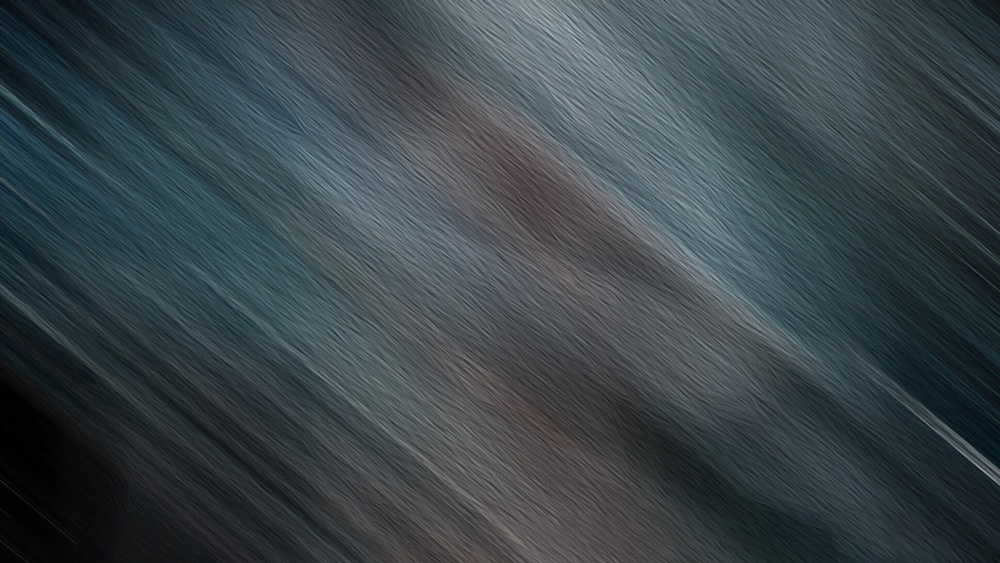
#> input picture Adeept_PiCar-Pro/Server/dist/img/bg.jpg, 1000 x 563 px, shrunk from 1937 x 1090 before the run
$ python image_preprocessor.py ../Adeept_PiCar-Pro/Server/dist/img/bg.jpg   (older library calls are emulated)
#> lines starting #> are read from the running program, lines starting #| are printed output that depends on the picture; after the words box and inside, x2 and y2 are one past the last pixel; in counts of white or black regions, pixels touching at a corner belong together
#!/usr/bin/env python3
# -*- coding: utf-8 -*-
"""
Module de preprocessing d'images de sol.

Deux modes d'analyse :
  method='manual'   → implémentations from scratch (learning by doing)
  method='advanced' → OpenCV + scikit-image optimisées (production)

Chaque fonction a un suffixe _manual ou _advanced.
Le dispatcher extract_features() choisit le pipeline selon le paramètre.

Usage:
    python image_preprocessor.py <image.jpg> [--method manual|advanced]
"""

import sys
import os
import time

import numpy as np

# ── Imports optionnels (fallback si absents) ──────────────────────

try:
    import cv2
    CV2_AVAILABLE = True
except ImportError:
    CV2_AVAILABLE = False

try:
    from skimage.feature import greycomatrix, greycoprops
    from skimage.filters import gabor
    SKIMAGE_AVAILABLE = True
except ImportError:
    SKIMAGE_AVAILABLE = False

try:
    from PIL import Image
    PIL_AVAILABLE = True
except ImportError:
    PIL_AVAILABLE = False


# ── Helpers ───────────────────────────────────────────────────────

def load_image(path):
    """
    Charge une image depuis le disque.
    Priorité : OpenCV → PIL → erreur.
    Retourne un ndarray RGB (H, W, 3).
    """
    if CV2_AVAILABLE:
        img = cv2.imread(path)
#> img is the input picture: shape (563, 1000, 3); mean B, G, R 74.1, 69.1, 58.3
        if img is not None:
            return cv2.cvtColor(img, cv2.COLOR_BGR2RGB)
    if PIL_AVAILABLE:
        img = Image.open(path).convert('RGB')
        return np.array(img)
    raise RuntimeError("Aucune librairie d'image dispo (cv2 ou PIL requis)")


# ═══════════════════════════════════════════════════════════════════
# MODE MANUEL — Implémentations from scratch
# Chaque fonction est codée sans utiliser OpenCV/skimage
# ═══════════════════════════════════════════════════════════════════

def grayscale_manual(img):
    """
    Conversion RGB → niveaux de gris.
    Pondération standard : Y = 0.299R + 0.587G + 0.114B (CIE 1931).
    """
    if img.ndim == 2:
        return img.astype(np.float64)
    return (0.299 * img[:, :, 0].astype(np.float64) +
            0.587 * img[:, :, 1].astype(np.float64) +
            0.114 * img[:, :, 2].astype(np.float64))
#> returned value: shape (563, 1000) float64


def rgb_to_hsv_manual(img):
    """
    Conversion RGB → HSV from scratch.
    Basé sur Smith (1978) "Color Gamut Transform Pairs".

    Returns:
        (H, S, V) — trois ndarrays float64
        H ∈ [0, 360), S ∈ [0, 1], V ∈ [0, 1]
    """
    r = img[:, :, 0].astype(np.float64) / 255.0
    g = img[:, :, 1].astype(np.float64) / 255.0
    b = img[:, :, 2].astype(np.float64) / 255.0

    c_max = np.maximum(np.maximum(r, g), b)
    c_min = np.minimum(np.minimum(r, g), b)
    delta = c_max - c_min

    # Hue
    h = np.zeros_like(c_max)
    mask_r = (c_max == r) & (delta != 0)
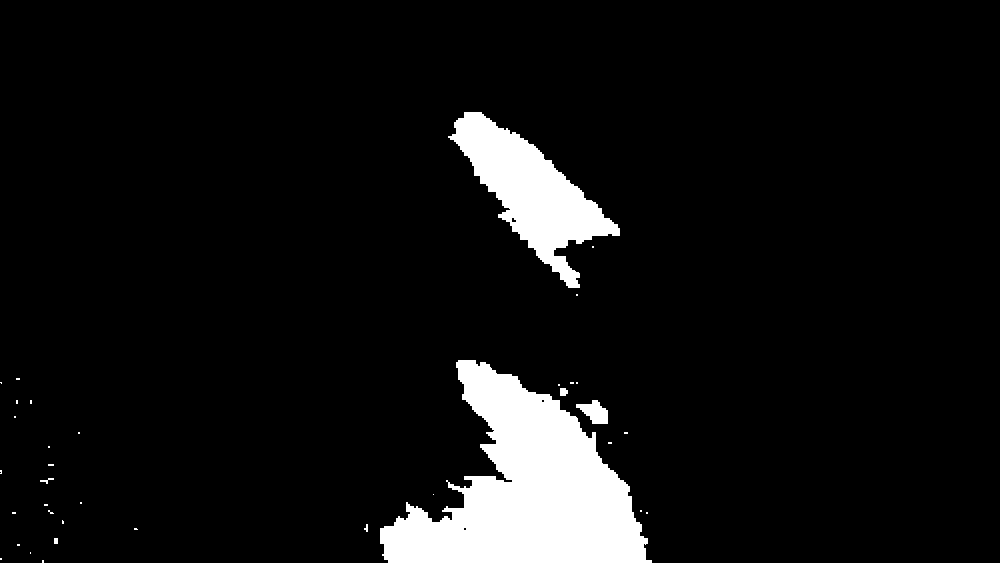
#> mask_r: shape (563, 1000) bool; 7.3% white; 36 white regions (29 under 20 px), largest, box (x1, y1, x2, y2) and area: (380, 360, 652, 563) 28882, (448, 112, 620, 288) 11296, (576, 400, 608, 424) 460
    mask_g = (c_max == g) & (delta != 0)
#> mask_g: shape (563, 1000) bool; 0.87% white; 149 white regions (105 under 20 px), largest, box (x1, y1, x2, y2) and area: (440, 426, 472, 464) 516, (120, 528, 146, 563) 447, (678, 532, 708, 563) 432
    mask_b = (c_max == b) & (delta != 0)
#> mask_b: shape (563, 1000) bool; 89% white; 33 black regions (22 under 20 px), largest, box (x1, y1, x2, y2) and area: (358, 360, 674, 563) 39214, (448, 112, 620, 288) 11318, (0, 364, 90, 563) 9799

    h[mask_r] = 60.0 * (((g[mask_r] - b[mask_r]) / delta[mask_r]) % 6)
    h[mask_g] = 60.0 * (((b[mask_g] - r[mask_g]) / delta[mask_g]) + 2)
#> h: shape (563, 1000) float64; min 0, max 354, mean 13.5
    h[mask_b] = 60.0 * (((r[mask_b] - g[mask_b]) / delta[mask_b]) + 4)

    # Saturation
    s = np.zeros_like(c_max)
    s[c_max != 0] = delta[c_max != 0] / c_max[c_max != 0]
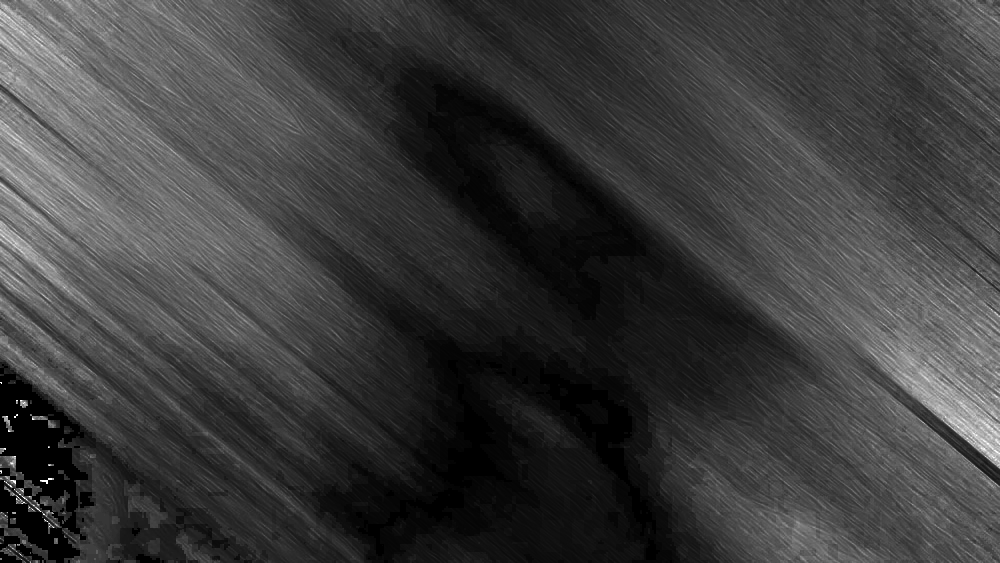
#> s: shape (563, 1000) float64; min 0, max 1, mean 0.237

    # Value
    v = c_max

    return h, s, v


def histogram_manual(img, bins=256):
    """
    Calcule l'histogramme manuellement (sans numpy.histogram).

    Args:
        img: ndarray 2D (grayscale) ou 3D (RGB)
        bins: nombre de bins

    Returns:
        dict avec 'mean', 'std', 'min', 'max', 'hist' (array des comptes)
    """
#> called with bins = 36
    flat = img.ravel()
    mn, mx = flat.min(), flat.max()
#> mn = 0; mx = 127440

    if mn == mx:
        hist = np.zeros(bins)
        hist[0] = len(flat)
    else:
        indices = ((flat - mn) / (mx - mn) * (bins - 1)).astype(np.int32)
        indices = np.clip(indices, 0, bins - 1)
        hist = np.bincount(indices, minlength=bins)
#> hist = 36 values, max 268098 at index 19, min 0 at index 6, mean 15638.9

    return {
        'mean': float(np.mean(flat)),
        'std': float(np.std(flat)),
        'min': float(mn),
        'max': float(mx),
        'hist': hist
    }


# [64 lines left out: functions threshold_otsu_manual, sobel_edges_manual, not called in this run]


def laplacian_var_manual(img_gray):
    """
    Variance du Laplacien — mesure de netteté 'from scratch'.
    Noyau Laplacien 3×3 standard.
    Retourne la variance (float).
    """
    img = img_gray.astype(np.float64)
    h, w = img.shape
    kernel = np.array([[0, 1, 0], [1, -4, 1], [0, 1, 0]], dtype=np.float64)

    lap = np.zeros_like(img)
    for y in range(1, h - 1):
        for x in range(1, w - 1):
            patch = img[y - 1:y + 2, x - 1:x + 2]
            lap[y, x] = np.sum(patch * kernel)

    return float(np.var(lap))


def exg_vegetation_manual(img):
    """
    Excess Green Index — détection de végétation 'from scratch'.
    ExG = 2*G - R - B

    Réf: Woebbecke et al. (1995). Trans. ASAE 38(1).

    Returns:
        float — pourcentage de pixels classés comme végétation
    """
    r = img[:, :, 0].astype(np.float64)
    g = img[:, :, 1].astype(np.float64)
    b = img[:, :, 2].astype(np.float64)

    exg = 2.0 * g - r - b
    veg_mask = exg > 20  # seuil empirique
    return float(np.sum(veg_mask) / veg_mask.size * 100)


# ═══════════════════════════════════════════════════════════════════
# MODE AVANCÉ — Fonctions optimisées via bibliothèques
# ═══════════════════════════════════════════════════════════════════

# [126 lines left out: functions color_analysis_advanced, texture_advanced, quality_check_advanced, segment_soil_advanced, extract_features_advanced, not called in this run]


# ═══════════════════════════════════════════════════════════════════
# PIPELINE MANUEL COMPLET — Agrège toutes les fonctions manuelles
# ═══════════════════════════════════════════════════════════════════

def extract_features_manual(img):
    """Pipeline complet mode manuel — toutes les fonctions from scratch."""
    gray = grayscale_manual(img)
    h, s, v = rgb_to_hsv_manual(img)

    # Histogrammes
    h_hist = histogram_manual(h * 360, bins=36)  # Hue en degrés
#> h_hist = 5 items
    s_hist = histogram_manual(s * 255, bins=32)
#> s_hist = 5 items
    v_hist = histogram_manual(v * 255, bins=32)
#> v_hist = 5 items

    # Texture manuelle — GLCM + Haralick (from scratch aussi !)
    glcm_result = _glcm_manual(gray.astype(np.uint8))
    haralick = _haralick_manual(glcm_result['glcm'])

    # Qualité
    sharp = laplacian_var_manual(gray)
    rms = float(np.std(gray))

    # Végétation
    veg_pct = exg_vegetation_manual(img)

    # Segmentation simple par seuillage teinte
    soil_mask = (h >= 10) & (h <= 40) & (s > 0.1)
    soil_pct = float(np.sum(soil_mask) / soil_mask.size * 100)

    return {
        'method': 'manual',
        'color': {
            'h_mean': h_hist['mean'], 'h_std': h_hist['std'],
            's_mean': s_hist['mean'], 's_std': s_hist['std'],
            'v_mean': v_hist['mean'], 'v_std': v_hist['std'],
        },
        'texture': haralick,
        'quality': {
            'sharpness': sharp,
            'rms_contrast': rms,
            'quality': 'floue' if sharp < 100 else ('acceptable' if sharp < 500 else 'nette'),
        },
        'composition': {
            'soil_pct': soil_pct,
            'vegetation_pct': veg_pct,
            'other_pct': round(100 - soil_pct - veg_pct, 1),
        },
    }


# ═══════════════════════════════════════════════════════════════════
# GLCM + HARALICK MANUEL — Implémentations from scratch
# Ces fonctions sont le coeur du "learning by doing"
# ═══════════════════════════════════════════════════════════════════

def _glcm_manual(img_gray, distance=1, angle=0):
    """
    Matrice de co-occurrence (GLCM) implémentée à la main.

    Basé sur Haralick et al. (1973).

    Args:
        img_gray: ndarray 2D uint8
        distance: distance entre pixels (défaut 1)
        angle: en radians (0 = horizontal, pi/2 = vertical, etc.)

    Returns:
        dict avec 'glcm' (ndarray 2D) et 'levels'
    """
#> called with distance = 1, angle = 0
    h, w = img_gray.shape
#> h = 563; w = 1000
    levels = 256
    glcm = np.zeros((levels, levels), dtype=np.float64)

    dx = int(round(distance * np.cos(angle)))
    dy = int(round(distance * np.sin(angle)))

    for y in range(h):
        for x in range(w):
            nx, ny = x + dx, y + dy
            if 0 <= nx < w and 0 <= ny < h:
                i = int(img_gray[y, x])
                j = int(img_gray[ny, nx])
                glcm[i, j] += 1
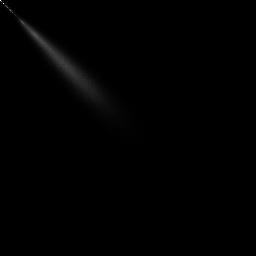
#> glcm: shape (256, 256) float64; min 0, max 1771, mean 8.6; drawn with min black and max white

    # Normalisation
    total = glcm.sum()
#> total = 562437
    if total > 0:
        glcm /= total
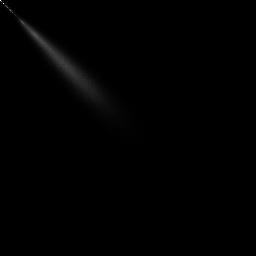
#> glcm: shape (256, 256) float64; 14.09% of pixels changed, all inside (x1, y1, x2, y2) = (0, 0, 193, 193); drawn with min black and max white
#> in extract_features_manual, `glcm_result = _glcm_manual(gray.astype(np.uint8))`: glcm_result = 3 items

    return {'glcm': glcm, 'distance': distance, 'angle': angle}


def _haralick_manual(glcm):
    """
    Calcul des 5 caractéristiques de Haralick à partir d'une GLCM.

    Implémenté à la main — chaque formule est codée explicitement.
    """
    levels = glcm.shape[0]
#> levels = 256
    i_idx, j_idx = np.arange(levels), np.arange(levels)
#> i_idx = 256 values from 0 to 255; j_idx = 256 values from 0 to 255

    # Marginal probabilities
    px = glcm.sum(axis=0)  # p(i)
#> px = 256 values, max 0.0143 at index 66, min 0 at index 172, mean 0.00391
    py = glcm.sum(axis=1)  # p(j)
#> py has the same summary as px

    # Means
    mu_x = np.sum(i_idx * px)
#> mu_x = 66.01
    mu_y = np.sum(j_idx * py)
#> mu_y = 66

    # Standard deviations
    sigma_x = np.sqrt(np.sum(((i_idx - mu_x) ** 2) * px))
#> sigma_x = 27.65
    sigma_y = np.sqrt(np.sum(((j_idx - mu_y) ** 2) * py))
#> sigma_y = 27.67

    # Contrast: Σ (i-j)^2 * p(i,j)
    contrast = 0.0
    energy = 0.0
    homogeneity = 0.0
    correlation_num = 0.0

    for i in range(levels):
        for j in range(levels):
            p = glcm[i, j]
            if p == 0:
                continue
            diff = i - j
            contrast += (diff * diff) * p
            energy += p * p
            homogeneity += p / (1.0 + abs(diff))
            correlation_num += (i - mu_x) * (j - mu_y) * p
#> after the loop, contrast = 75.29; correlation_num = 727.6; energy = 0.000433; homogeneity = 0.267

    # Entropy: -Σ p(i,j) * log2(p(i,j))
    entropy = -np.sum(glcm[glcm > 0] * np.log2(glcm[glcm > 0]))
#> entropy = 11.7

    # Correlation (éviter division par zéro)
    if sigma_x > 0 and sigma_y > 0:
        correlation = correlation_num / (sigma_x * sigma_y)
#> correlation = 0.951
    else:
        correlation = 0.0

    return {
        'contrast': round(contrast, 4),
        'energy': round(energy, 6),
        'homogeneity': round(homogeneity, 4),
        'correlation': round(correlation, 4),
        'entropy': round(entropy, 4),
    }


# ═══════════════════════════════════════════════════════════════════
# DISPATCHER — Point d'entrée unique
# ═══════════════════════════════════════════════════════════════════

def extract_features(img, method='manual'):
    """
    Extrait toutes les features d'une image de sol.

    Args:
        img: ndarray RGB (H, W, 3) ou chemin vers fichier image
        method: 'manual' (from scratch) ou 'advanced' (OpenCV/skimage)

    Returns:
        dict structuré avec 'method', 'color', 'texture', 'quality', 'composition'
    """
    if isinstance(img, str):
        img = load_image(img)

    if method == 'advanced':
        if not CV2_AVAILABLE and not SKIMAGE_AVAILABLE:
            print("[WARN] OpenCV/skimage absents — fallback mode manuel")
            method = 'manual'
        else:
            return extract_features_advanced(img)

    return extract_features_manual(img)
#> in extract_features_manual, `haralick = _haralick_manual(glcm_result['glcm'])`: haralick = {'contrast': 75.29, 'energy': 0.000433, 'homogeneity': 0.267, 'correlation': 0.951, 'entropy': 11.7}
#> after the loop in laplacian_var_manual, `for y in range(1, h - 1):`:
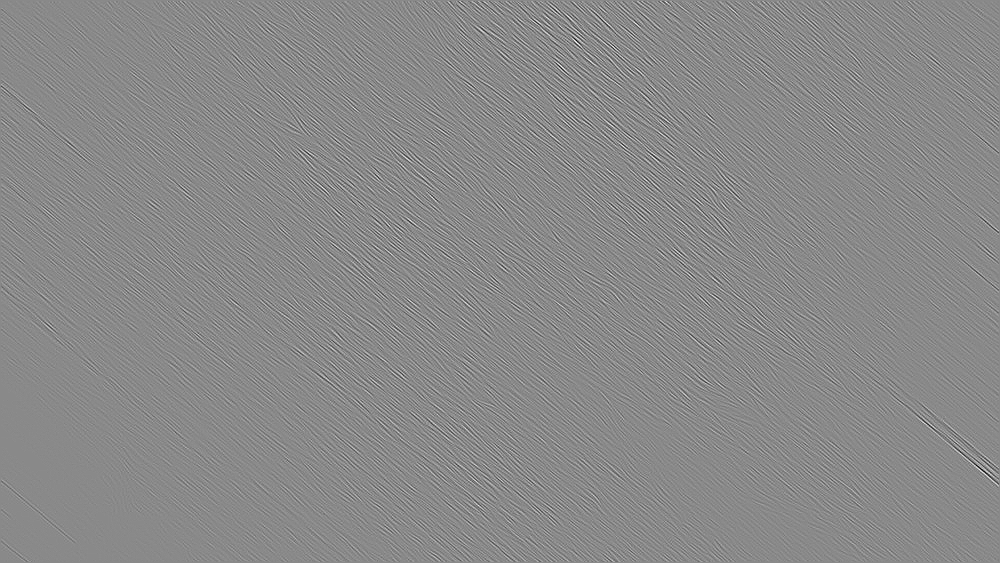
#> lap: shape (563, 1000) float64; min -190.3, max 162, mean 0; drawn with min black and max white
#> in extract_features_manual, `sharp = laplacian_var_manual(gray)`: sharp = 534.5
#> in extract_features_manual, `rms = float(np.std(gray))`: rms = 27.65
#> in exg_vegetation_manual, `exg = 2.0 * g - r - b`:
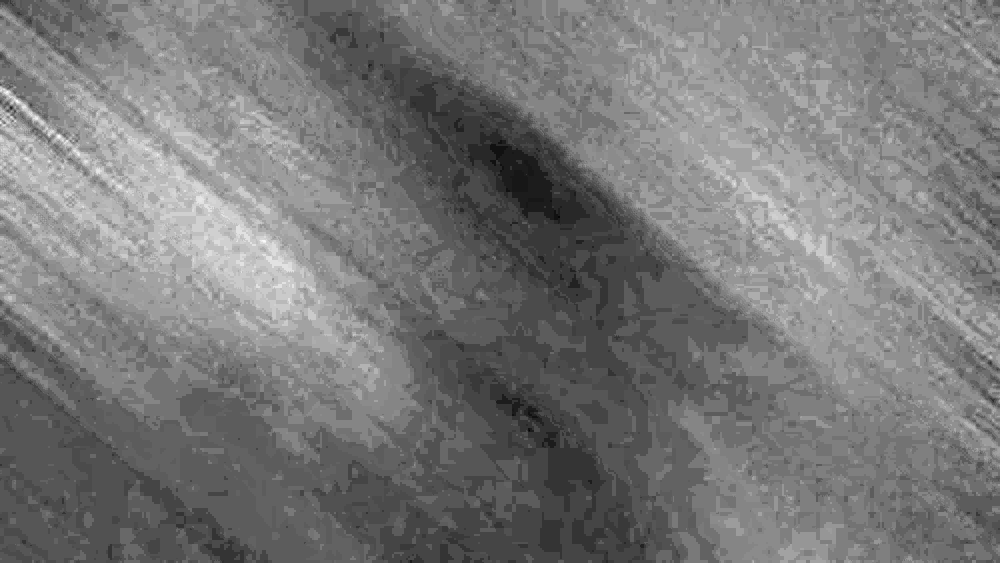
#> exg: shape (563, 1000) float64; min -15, max 29, mean 5.8; drawn with min black and max white
#> in exg_vegetation_manual, `veg_mask = exg > 20`: veg_mask: shape (563, 1000) bool; 0.7% white; 166 white regions (138 under 20 px), largest, box (x1, y1, x2, y2) and area: (160, 166, 256, 250) 1784, (262, 254, 294, 272) 209, (256, 236, 278, 256) 170
#> in extract_features_manual, `veg_pct = exg_vegetation_manual(img)`: veg_pct = 0.701
#> in extract_features_manual, `soil_mask = (h >= 10) & (h <= 40) & (s > 0.1)`:
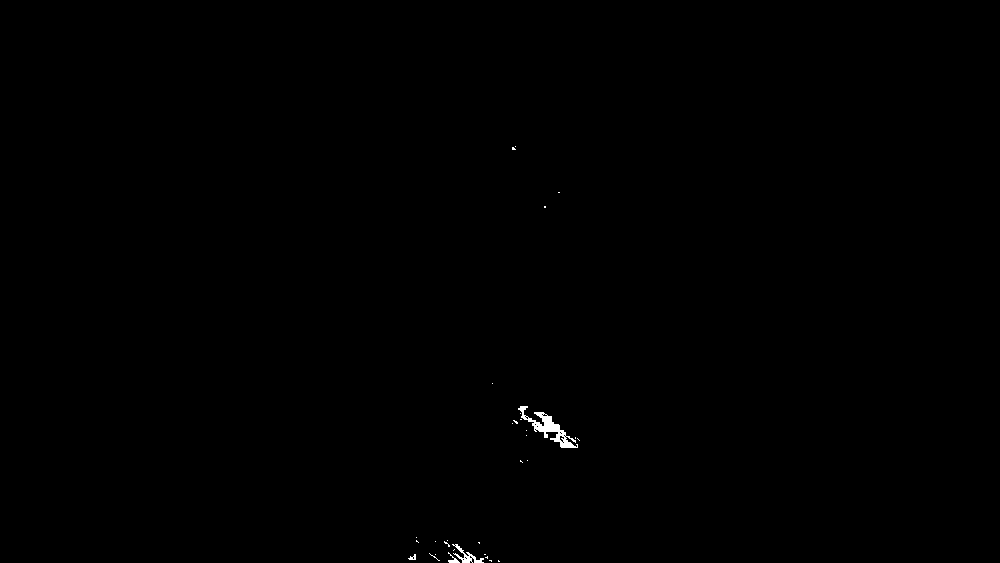
#> soil_mask: shape (563, 1000) bool; 0.18% white; 32 white regions (28 under 20 px), largest, box (x1, y1, x2, y2) and area: (518, 406, 578, 448) 663, (452, 544, 484, 563) 183, (448, 552, 460, 563) 46, (408, 554, 416, 560) 27
#> in extract_features_manual, `soil_pct = float(np.sum(soil_mask) / soil_mask.size * 100)`: soil_pct = 0.18


# ═══════════════════════════════════════════════════════════════════
# PIPELINE ASYNCHRONE — File d'attente + traitement
# Conservé de l'ancien image_processor.py
# ═══════════════════════════════════════════════════════════════════

import threading
import queue as _queue_mod

class ImageProcessor:
    """Pipeline de traitement d'images asynchrone."""

    # [68 lines left out: functions __init__, start, stop, enqueue, _worker, _process_one and 1 more, not called in this run]

    def get_results(self):
        """Retourne une copie des résultats."""
        return list(self._results)


# Singleton
_processor = None

# [6 lines left out: function get_processor, not called in this run]

def enqueue(image_paths, waypoint_id):
    """Raccourci : ajoute des images au pipeline."""
    return get_processor().enqueue(image_paths, waypoint_id)

def wait_all():
    """Raccourci : attend la fin des traitements."""
    return get_processor().wait_all()

def get_results():
    """Raccourci : récupère les résultats."""
    return get_processor().get_results()


# ── Benchmark ─────────────────────────────────────────────────────

# [24 lines left out: function benchmark, not called in this run]


# ── Main ──────────────────────────────────────────────────────────

if __name__ == '__main__':
    import argparse

    parser = argparse.ArgumentParser(
        description="Preprocessing d'image de sol — manuel vs avancé"
    )
    parser.add_argument('image', help="Chemin vers l'image JPEG")
    parser.add_argument('--method', choices=('manual', 'advanced'), default='manual',
                        help="Mode d'analyse (défaut: manual)")
    parser.add_argument('--bench', action='store_true',
                        help="Benchmark : compare les deux modes")
    args = parser.parse_args()

    if not os.path.exists(args.image):
        print(f"Fichier introuvable: {args.image}")
        sys.exit(1)

    if args.bench:
        benchmark(args.image)
    else:
        result = extract_features(args.image, method=args.method)
#> result = 5 items
        import json
        print(json.dumps(result, indent=2, ensure_ascii=False))
#> (printed output is left out)
